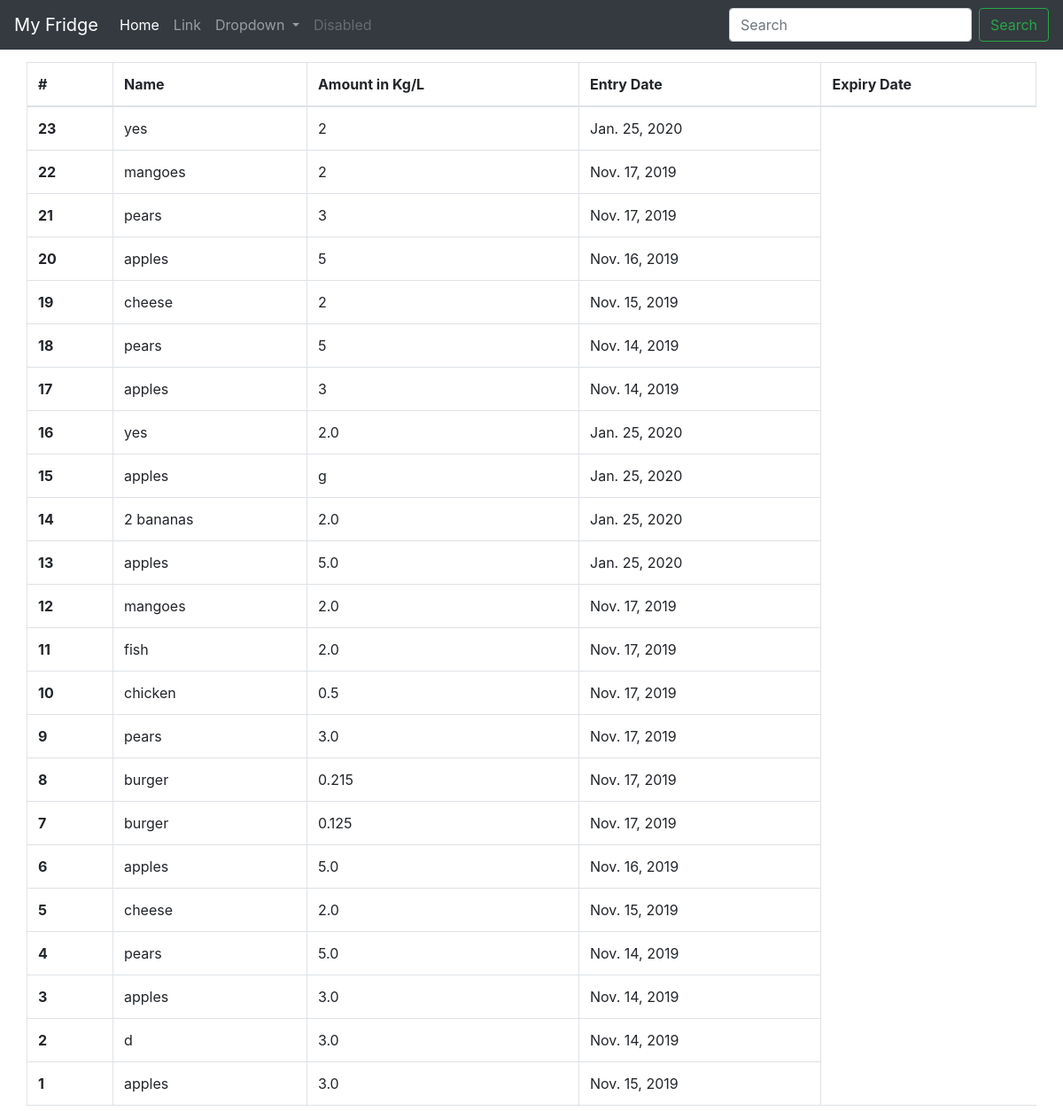
Screenshot of /food/ with the database file from the repository.
### food/models.py (models this page shows)
class Food(models.Model):
    product_id = models.AutoField(primary_key=True)
    food_name = models.CharField(max_length=500, default="")
    food_amount = models.CharField(max_length=500)
    date = models.DateField()
    def __str__(self):
        return self.food_name

### food/views.py (the view)
# urls.py: path("", views.index, name="FoodHome"),
def index(request):
    allFoods = updateSQL()
    params = {'allFoods' : allFoods}
    print(allFoods)
    return render(request, 'food/index.html', params)

### food/firebase.py (called while the page is built, shortened)
def updateSQL():
  config = {
    "apiKey": "AIzaSyDKQKHxU3YQQXwFsWFTdycplvnMuUnN4yc",
    "authDomain": "foodbuddy-1a5de.firebaseapp.com",
    "databaseURL": "https://foodbuddy-1a5de.firebaseio.com",
    "projectId": "foodbuddy-1a5de",
    "storageBucket": "foodbuddy-1a5de.appspot.com",
    "messagingSenderId": "337190624102",
    "appId": "1:337190624102:web:bd0a1a49c92cad5a1b46a7",
    "measurementId": "G-RYYWLY1VBY"
  }
  firebase = pyrebase.initialize_app(config)
  db = firebase.database()
  list = db.get().val()
  for food in list:
    print (food)
  allFoods = Food.objects.all()
  return allFoods

### food/templates/food/index.html (shortened to what this page needs)
{% extends 'food/basic.html' %}
{% block body %}
{% load static %}
        <div class="container">
            <div class="row mt-2">
                <table id="example" class="table table-striped table-bordered pt-12" style="width:100%">
                    <thead>
                        <tr>
                          <th scope="col">#</th>
                          <th scope="col">Name</th>
                          <th scope="col">Amount in Kg/L</th>
                          <th scope="col">Entry Date</th>
                            <th scope="col">Expiry Date</th>
                        </tr>
                    </thead>
                    <tbody>
                       {% for food in allFoods reversed %}
                        <tr>
                          <th scope="row">{{food.product_id}}</th>
                          <td>{{food.food_name}}</td>
                          <td>{{food.food_amount}}</td>
                          <td>{{food.date}}</td>
                        </tr>
                         {% endfor %}
                    </tbody>
                </table>
            </div>
        </div>
{% endblock %}
{% block scripts%}
<link href="https://cdnjs.cloudflare.com/ajax/libs/twitter-bootstrap/4.0.0/css/bootstrap.css" rel="stylesheet">
<link href="https://cdn.datatables.net/1.10.16/css/dataTables.bootstrap4.min.css" rel="stylesheet">
{% endblock %}

### food/templates/food/index.html (style rules this page uses)
table.dataTable { border-collapse:collapse !important; }

### rows the page displays
Food: product_id "23", food_name "yes", food_amount "2", date "Jan. 25, 2020"
Food: product_id "22", food_name "mangoes", food_amount "2", date "Nov. 17, 2019"
Food: product_id "21", food_name "pears", food_amount "3", date "Nov. 17, 2019"
Food: product_id "20", food_name "apples", food_amount "5", date "Nov. 16, 2019"
Food: product_id "19", food_name "cheese", food_amount "2", date "Nov. 15, 2019"
Food: product_id "18", food_name "pears", food_amount "5", date "Nov. 14, 2019"
Food: product_id "17", food_name "apples", food_amount "3", date "Nov. 14, 2019"
Food: product_id "16", food_name "yes", food_amount "2.0", date "Jan. 25, 2020"
Food: product_id "15", food_name "apples", food_amount "g", date "Jan. 25, 2020"
Food: product_id "14", food_name "2 bananas", food_amount "2.0", date "Jan. 25, 2020"
Food: product_id "13", food_name "apples", food_amount "5.0", date "Jan. 25, 2020"
Food: product_id "12", food_name "mangoes", food_amount "2.0", date "Nov. 17, 2019"
Food: product_id "11", food_name "fish", food_amount "2.0", date "Nov. 17, 2019"
Food: product_id "10", food_name "chicken", food_amount "0.5", date "Nov. 17, 2019"
Food: product_id "9", food_name "pears", food_amount "3.0", date "Nov. 17, 2019"
Food: product_id "8", food_name "burger", food_amount "0.215", date "Nov. 17, 2019"
Food: product_id "7", food_name "burger", food_amount "0.125", date "Nov. 17, 2019"
Food: product_id "6", food_name "apples", food_amount "5.0", date "Nov. 16, 2019"
Food: product_id "5", food_name "cheese", food_amount "2.0", date "Nov. 15, 2019"
Food: product_id "4", food_name "pears", food_amount "5.0", date "Nov. 14, 2019"
Food: product_id "3", food_name "apples", food_amount "3.0", date "Nov. 14, 2019"
Food: product_id "2", food_name "d", food_amount "3.0", date "Nov. 14, 2019"
Food: product_id "1", food_name "apples", food_amount "3.0", date "Nov. 15, 2019"
